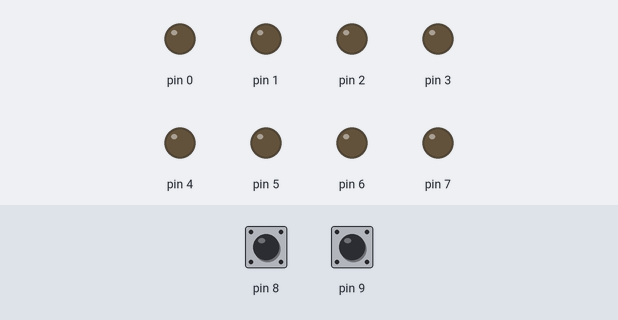
This sketch was run on a simulated Arduino Uno, built with avr-gcc and run on an emulated ATmega328P. Shown: output pins drawn as LEDs (lit = HIGH). Dashed ring = blinking. The inputs (shaded band) are chosen by the test bench; at power-on: pin 9 HIGH, pin 8 HIGH.

Above: at 0.8 s.
0.9 s: pin 9 pulled LOW for 1 s
At 1.02 s:
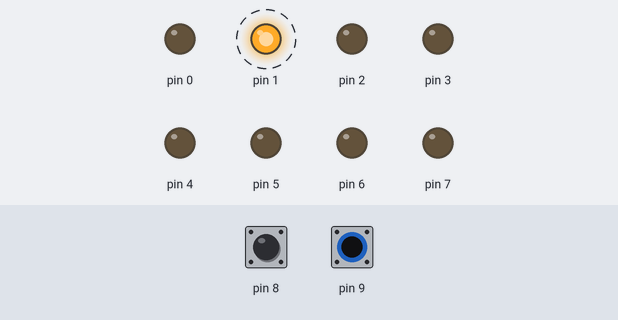
3.4 s: pin 8 pulled LOW for 0.15 s
At 3.47 s:
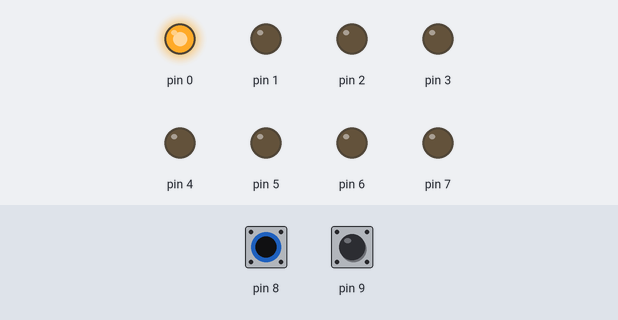
5.0 s: pin 8 pulled LOW for 3.2 s
At 9.4 s:
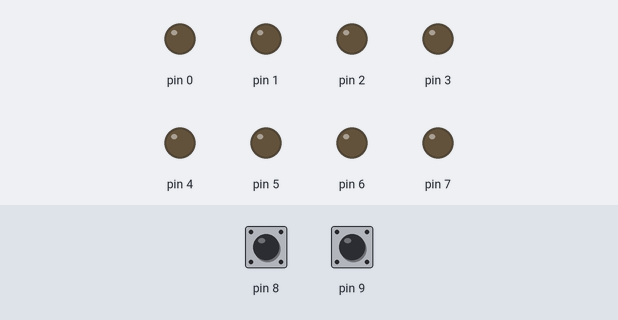
9.7 s: pin 9 pulled LOW for 0.15 s
At 10.6 s:
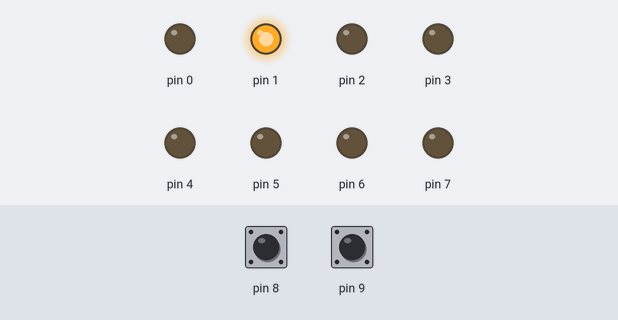
11.3 s: pin 8 pulled LOW for 1 s
At 11.9 s:
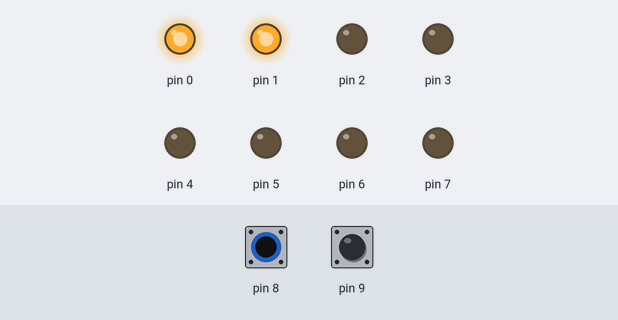
Timing chart, 0 to 14.3 s (numbered marks = the images above; inputs shaded):
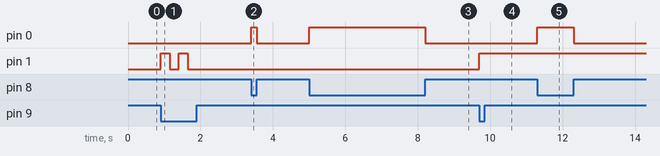

The sketch:

zad5.3.ino
```cpp
#include <avr/io.h>
#include <stdlib.h>
#include <string.h>
#include <util/delay.h>
#include <avr/sfr_defs.h>

#ifndef _BV
#define _BV(bit)        (1<<(bit))
#endif
#ifndef sbi
#define sbi(reg,bit)    reg |= (_BV(bit))
#endif

#ifndef cbi
#define cbi(reg,bit)    reg &= ~(_BV(bit))
#endif

#ifndef tbi
#define tbi(reg,bit)    reg ^= (_BV(bit))
#endif

void on(){
  PORTD=0xff;
}

void off() {
  PORTD=0x00;
}

int main() {

  DDRB=0x00;
  DDRD=0xff;
  bool is_on = false;

  // Przycisk monostabilny
  sbi(PORTB,PB0);
  // Przycisk bistabilny
  sbi(PORTB,PB1);


while (1) {
  if(bit_is_clear(PINB,PB0)){
    sbi(PORTD,0);
    }
  else{
    cbi(PORTD,0);
  }

  if(bit_is_clear(PINB,PB1) && is_on == false){
    sbi(PORTD,1);
    is_on = true;
    _delay_ms(250);
  }
  else if(bit_is_clear(PINB,PB1) && is_on == true){
    cbi(PORTD,1);
    is_on = false;
    _delay_ms(250);
  }
  }
}
```

Measured:
- after the input at 0.9 s, pin 1: alternates HIGH for 0.25 s and LOW for 0.25 s, 4 changes in all, then stays LOW, starting at once
- after the input at 3.4 s, pin 0: LOW → HIGH at once, → LOW 0.15 s later
- after the input at 5.0 s, pin 0: LOW → HIGH at once, → LOW 3.2 s later
- after the input at 9.7 s, pin 1: LOW → HIGH at once
- after the input at 11.3 s, pin 0: LOW → HIGH at once, → LOW 1.0 s later
